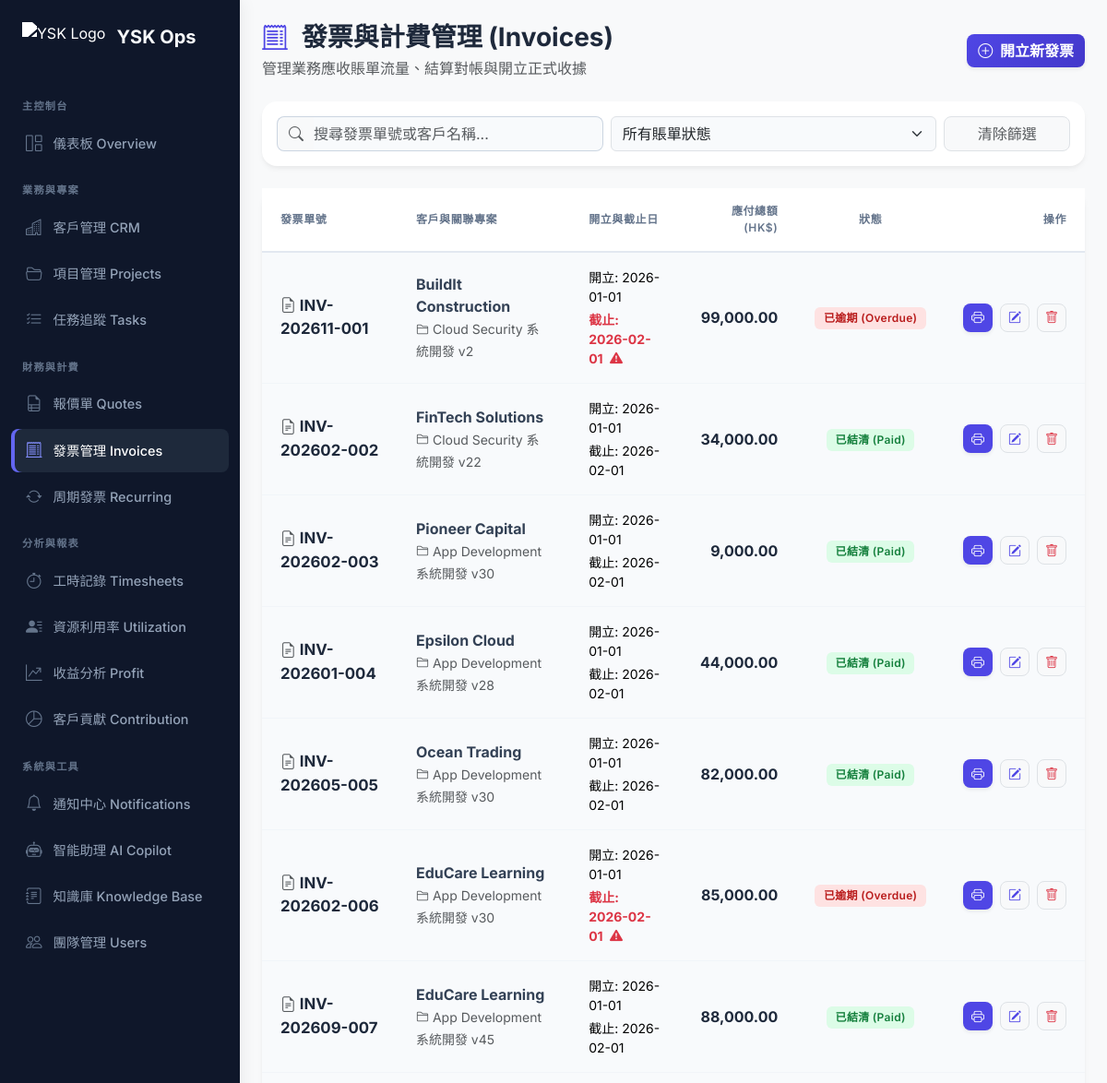
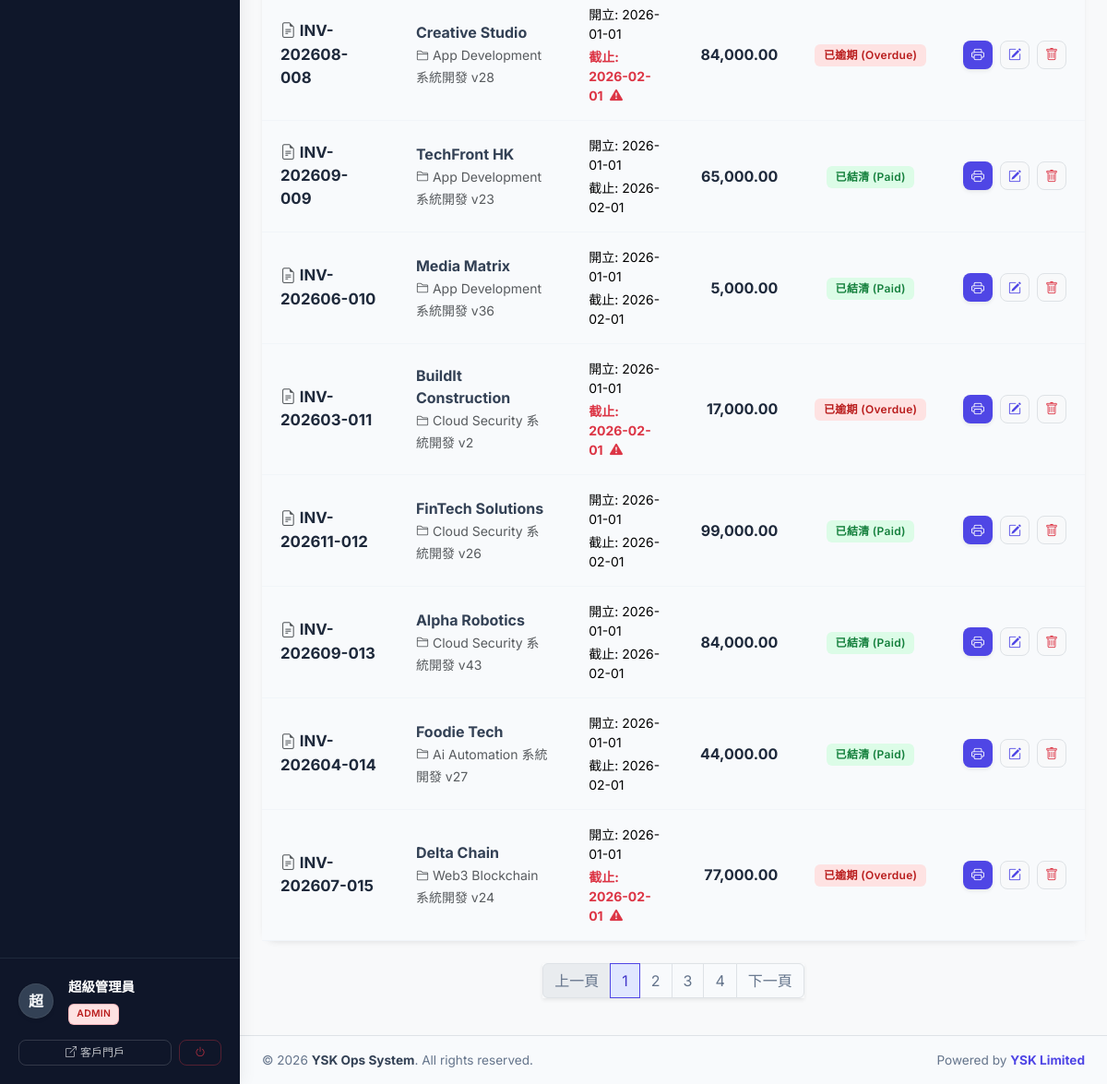
Screenshot of /invoices.php (signed in) with the database file from the repository (2 pictures, top to bottom).
### tables this page shows
CREATE TABLE invoices (
    id INT AUTO_INCREMENT PRIMARY KEY,
    invoice_number VARCHAR(50) UNIQUE NOT NULL,
    client_id INT NOT NULL,
    project_id INT,
    quote_id INT NULL,
    source ENUM('manual', 'quote', 'recurring') DEFAULT 'manual',
    issue_date DATE NOT NULL,
    due_date DATE NOT NULL,
    subtotal DECIMAL(12,2) DEFAULT 0,
    tax_percent DECIMAL(5,2) DEFAULT 0,
    total_amount DECIMAL(12,2) DEFAULT 0,
    status ENUM('draft', 'sent', 'paid', 'overdue', 'cancelled') DEFAULT 'draft',
    notes TEXT,
    created_by INT,
    created_at TIMESTAMP DEFAULT CURRENT_TIMESTAMP,
    updated_at TIMESTAMP DEFAULT CURRENT_TIMESTAMP ON UPDATE CURRENT_TIMESTAMP,
    FOREIGN KEY (client_id) REFERENCES clients(id) ON DELETE CASCADE,
    FOREIGN KEY (project_id) REFERENCES projects(id) ON DELETE SET NULL,
    FOREIGN KEY (created_by) REFERENCES users(id) ON DELETE SET NULL
);

CREATE TABLE clients (
    id INT AUTO_INCREMENT PRIMARY KEY,
    username VARCHAR(50) UNIQUE,
    password_hash VARCHAR(255),
    company_name VARCHAR(150) NOT NULL,
    contact_person VARCHAR(100),
    email VARCHAR(100),
    phone VARCHAR(20),
    address TEXT,
    notes TEXT,
    status ENUM('active', 'inactive', 'lead') DEFAULT 'active',
    created_at TIMESTAMP DEFAULT CURRENT_TIMESTAMP,
    updated_at TIMESTAMP DEFAULT CURRENT_TIMESTAMP ON UPDATE CURRENT_TIMESTAMP,
    FULLTEXT KEY ft_clients (company_name, contact_person, email, notes)
);

CREATE TABLE projects (
    id INT AUTO_INCREMENT PRIMARY KEY,
    client_id INT NOT NULL,
    title VARCHAR(200) NOT NULL,
    description TEXT,
    service_type ENUM('ai_automation', 'app_development', 'cloud_security', 'web3_blockchain', 'other') NOT NULL,
    status ENUM('planning', 'in_progress', 'review', 'completed', 'on_hold', 'cancelled') DEFAULT 'planning',
    start_date DATE,
    end_date DATE,
    budget DECIMAL(12,2) DEFAULT 0,
    progress_percent INT DEFAULT 0 CHECK (progress_percent BETWEEN 0 AND 100),
    assigned_pm_id INT,
    created_by INT,
    quote_id INT NULL,
    created_at TIMESTAMP DEFAULT CURRENT_TIMESTAMP,
    updated_at TIMESTAMP DEFAULT CURRENT_TIMESTAMP ON UPDATE CURRENT_TIMESTAMP,
    FOREIGN KEY (client_id) REFERENCES clients(id) ON DELETE CASCADE,
    FOREIGN KEY (assigned_pm_id) REFERENCES users(id) ON DELETE SET NULL,
    FOREIGN KEY (created_by) REFERENCES users(id) ON DELETE SET NULL,
    FULLTEXT KEY ft_projects (title, description)
);

### includes/auth.php (called while the page is built, shortened)
<?php
require_once __DIR__ . '/db.php';
function is_logged_in() {
    return isset($_SESSION['user_id']) && isset($_SESSION['user']);
}
function has_any_role($allowed_roles) {
    $user_role = $_SESSION['user']['role'] ?? 'viewer';
    if ($user_role === 'admin') return true;
    return in_array($user_role, $allowed_roles);
}
?>

### includes/db.php (called while the page is built, shortened)
<?php
function get_db_connection() {
    static $pdo = null;
    if ($pdo === null) {
        try {
            $dsn = "mysql:host=" . DB_HOST . ";dbname=" . DB_NAME . ";charset=" . DB_CHAR;
            $pdo = new PDO($dsn, DB_USER, DB_PASS, [
                PDO::ATTR_ERRMODE => PDO::ERRMODE_EXCEPTION,
                PDO::ATTR_DEFAULT_FETCH_MODE => PDO::FETCH_ASSOC,
                PDO::ATTR_EMULATE_PREPARES => false,
            ]);
        } catch (PDOException $e) {
            die("Database connection failed: " . $e->getMessage() . "<br>Please check config.php and run database.sql first.");
        }
    }
    return $pdo;
}
function db_query($sql, $params = []) {
    $pdo = get_db_connection();
    $stmt = $pdo->prepare($sql);
    $stmt->execute($params);
    return $stmt;
}
function db_fetch_all($sql, $params = []) {
    return db_query($sql, $params)->fetchAll();
}
function db_fetch_one($sql, $params = []) {
    return db_query($sql, $params)->fetch();
}
?>

### invoices.php (the view, shortened to what this page needs)
<?php
require_once 'includes/db.php';
require_once 'includes/auth.php';
$search = trim($_GET['search'] ?? '');
$status_filter = $_GET['status'] ?? '';
$page = max(1, (int)($_GET['page'] ?? 1));
$per_page = 15;
$offset = ($page - 1) * $per_page;
$where_clauses = ["1=1"];
$params = [];
$where_sql = implode(" AND ", $where_clauses);
$total_count = db_fetch_one("SELECT COUNT(*) as total FROM invoices i LEFT JOIN clients c ON i.client_id = c.id WHERE $where_sql", $params)['total'] ?? 0;
$total_pages = ceil($total_count / $per_page);
$sql = "SELECT i.*, c.company_name, p.title as project_title, q.quote_number
        FROM invoices i
        JOIN clients c ON i.client_id = c.id
        LEFT JOIN projects p ON i.project_id = p.id
        LEFT JOIN quotes q ON q.id = i.quote_id
        WHERE $where_sql
        ORDER BY i.created_at DESC
        LIMIT $per_page OFFSET $offset";
try {
    $invoices = db_fetch_all($sql, $params);
} catch (Throwable $e) {
    $sql = "SELECT i.*, c.company_name, p.title as project_title
            FROM invoices i
            JOIN clients c ON i.client_id = c.id
            LEFT JOIN projects p ON i.project_id = p.id
            WHERE $where_sql
            ORDER BY i.created_at DESC
            LIMIT $per_page OFFSET $offset";
    $invoices = db_fetch_all($sql, $params);
}
$status_badges = [
    'draft'     => ['label' => '草稿 (Draft)', 'color' => 'secondary'],
    'sent'      => ['label' => '待付款 (Sent)', 'color' => 'warning'],
    'paid'      => ['label' => '已結清 (Paid)', 'color' => 'success'],
    'overdue'   => ['label' => '已逾期 (Overdue)', 'color' => 'danger'],
    'cancelled' => ['label' => '已作廢 (Cancelled)', 'color' => 'dark']
];
include 'includes/header.php';
?>
<div class="d-flex align-items-stretch" style="min-height: 100vh; width: 100%;">
    <?php include 'includes/sidebar.php'; ?>
    <div class="flex-grow-1 d-flex flex-column" style="background-color: #f8f9fa; min-width: 0;">
        <div class="p-3 p-md-4 flex-grow-1">
            <div class="d-flex flex-column flex-md-row justify-content-between align-items-md-center mb-4 gap-3">
                <div class="d-flex align-items-center">
                    <div>
                        <h2 class="h3 fw-bold mb-1 text-slate-800"><i class="bi bi-receipt-cutoff me-2 text-primary"></i> 發票與計費管理 (Invoices)</h2>
                        <p class="text-muted mb-0 d-none d-md-block">管理業務應收賬單流量、結算對帳與開立正式收據</p>
                    </div>
                </div>
                <div>
                    <?php if(has_any_role(['admin', 'finance'])): ?>
                    <button class="btn btn-primary shadow-sm fw-bold" data-bs-toggle="modal" data-bs-target="#createInvoiceModal">
                        <i class="bi bi-plus-circle me-1"></i> 開立新發票
                    </button>
                    <?php endif; ?>
                </div>
            </div>
            <div class="card mb-4 border-0 shadow-sm">
                <div class="card-body p-3">
                    <form method="GET" class="row g-2 align-items-center">
                        <div class="col-md-5">
                            <div class="input-group">
                                <span class="input-group-text bg-light text-muted border-end-0"><i class="bi bi-search"></i></span>
                                <input type="text" name="search" class="form-control border-start-0 ps-0 shadow-none" value="<?= htmlspecialchars($search) ?>" placeholder="搜尋發票單號或客戶名稱...">
                            </div>
                        </div>
                        <div class="col-md-5">
                            <select name="status" class="form-select shadow-none" onchange="this.form.submit()">
                                <option value="">所有賬單狀態</option>
                            </select>
                        </div>
                        <div class="col-md-2 text-end">
                            <a href="invoices.php" class="btn btn-light border w-100 text-muted">清除篩選</a>
                        </div>
                    </form>
                </div>
            </div>
            <div class="card border-0 shadow-sm mb-4">
                <div class="card-body p-0">
                    <div class="table-responsive">
                        <table class="table table-hover align-middle mb-0">
                            <thead class="bg-light text-slate-600">
                                <tr>
                                    <th class="ps-4 py-3">發票單號</th>
                                    <th class="py-3">客戶與關聯專案</th>
                                    <th class="py-3">開立與截止日</th>
                                    <th class="py-3 text-end">應付總額 (HK$)</th>
                                    <th class="py-3 text-center">狀態</th>
                                    <th class="text-end pe-4 py-3">操作</th>
                                </tr>
                            </thead>
                            <tbody class="border-top-0">
                                <?php foreach ($invoices as $i):
                                    $s_badge = $status_badges[$i['status']] ?? $status_badges['draft'];
                                    $is_overdue = ($i['status'] !== 'paid' && $i['status'] !== 'cancelled' && strtotime($i['due_date']) < time());
                                    if ($is_overdue && $i['status'] !== 'overdue') {
                                        $s_badge = $status_badges['overdue'];
                                    }
                                ?>
                                <tr class="<?= $i['status'] === 'cancelled' ? 'opacity-50 bg-light' : '' ?>">
                                    <td class="ps-4">
                                        <div class="fw-bold text-slate-800" style="font-size: 1.05rem;">
                                            <i class="bi bi-file-earmark-text text-muted me-1"></i><?= htmlspecialchars($i['invoice_number']) ?>
                                        </div>
                                    </td>
                                    <td>
                                        <div class="fw-bold text-slate-700"><?= htmlspecialchars($i['company_name']) ?></div>
                                        <small class="text-muted"><i class="bi bi-folder2 me-1"></i><?= htmlspecialchars($i['project_title'] ?: '無關聯專案') ?></small>
                                    </td>
                                    <td>
                                        <div class="small text-slate-600 mb-1">開立: <?= $i['issue_date'] ?></div>
                                        <div class="small <?= $is_overdue ? 'text-danger fw-bold' : 'text-slate-600' ?>">
                                            截止: <?= $i['due_date'] ?>
                                            <?php if($is_overdue): ?><i class="bi bi-exclamation-triangle-fill ms-1"></i><?php endif; ?>
                                        </div>
                                    </td>
                                    <td class="text-end">
                                        <div class="fw-bold text-slate-800 fs-6"><?= number_format($i['total_amount'], 2) ?></div>
                                    </td>
                                    <td class="text-center">
                                        <span class="badge bg-<?= $s_badge['color'] ?> bg-opacity-10 text-<?= $s_badge['color'] ?> px-2 py-1">
                                            <?= $s_badge['label'] ?>
                                        </span>
                                    </td>
                                    <td class="text-end pe-4">
                                        <div class="d-flex justify-content-end gap-2">
                                            <a href="invoice_pdf.php?id=<?= $i['id'] ?>" target="_blank" class="btn btn-sm btn-indigo text-white shadow-sm" style="background-color:#4f46e5;" title="下載/列印 PDF">
                                                <i class="bi bi-printer"></i>
                                            </a>
                                            <?php if(has_any_role(['admin', 'finance'])): ?>
                                            <button class="btn btn-sm btn-light border text-primary" data-bs-toggle="modal" data-bs-target="#editInvoiceModal<?= $i['id'] ?>" title="編輯與更改狀態">
                                                <i class="bi bi-pencil-square"></i>
                                            </button>
                                            <form method="POST" class="d-inline" onsubmit="return confirm('確定要刪除發票 <?= htmlspecialchars($i['invoice_number']) ?> 嗎？
注意：刪除後將無法復原！');">
                                                <button type="submit" name="delete_invoice" class="btn btn-sm btn-light border text-danger" title="刪除"><i class="bi bi-trash"></i></button>
                                            </form>
                                            <?php endif; ?>
                                        </div>
                                    </td>
                                </tr>
                                <?php endforeach; ?>
                            </tbody>
                        </table>
                    </div>
                </div>
            </div>
            <?php if ($total_pages > 1): ?>
            <div class="d-flex justify-content-center mt-4">
                <nav>
                    <ul class="pagination shadow-sm">
                        <li class="page-item <?= $page <= 1 ? 'disabled' : '' ?>">
                            <a class="page-link text-slate-500" href="?page=<?= $page-1 ?>&search=<?= urlencode($search) ?>&status=<?= $status_filter ?>">上一頁</a>
                        </li>
                        <?php for ($i = 1; $i <= $total_pages; $i++): ?>
                        <li class="page-item <?= $i == $page ? 'active' : '' ?>">
                            <a class="page-link <?= $i == $page ? 'bg-primary border-primary' : 'text-slate-500' ?>" href="?page=<?= $i ?>&search=<?= urlencode($search) ?>&status=<?= $status_filter ?>"><?= $i ?></a>
                        </li>
                        <?php endfor; ?>
                        <li class="page-item <?= $page >= $total_pages ? 'disabled' : '' ?>">
                            <a class="page-link text-slate-500" href="?page=<?= $page+1 ?>&search=<?= urlencode($search) ?>&status=<?= $status_filter ?>">下一頁</a>
                        </li>
                    </ul>
                </nav>
            </div>
            <?php endif; ?>
<?php include 'includes/footer.php'; ?>

### css/style.css (style rules this page uses)
:root { --bs-primary: #4f46e5; --bs-primary-rgb: 79, 70, 229; --bs-body-bg: #f8fafc; --bs-body-font-family: 'Inter', 'Noto Sans TC', system-ui, sans-serif; }
body { background-color: var(--bs-body-bg); font-family: var(--bs-body-font-family); color: #334155; -webkit-font-smoothing: antialiased; }
.text-slate-700 { color: #334155 !important; }
.text-slate-800 { color: #1e293b !important; }
.card { border: none !important; border-radius: 16px !important; box-shadow: 0 4px 6px -1px rgba(0, 0, 0, 0.05), 0 2px 4px -1px rgba(0, 0, 0, 0.03) !important; background-color: #ffffff; }
.btn { border-radius: 8px !important; font-weight: 500; }
.btn-primary { background: linear-gradient(135deg, #4f46e5 0%, #4338ca 100%) !important; border: none !important; box-shadow: 0 4px 6px -1px rgba(79, 70, 229, 0.2); }
.table { margin-bottom: 0; }
.table > :not(caption) > * > * { padding: 1rem 1.25rem !important; border-bottom: 1px solid #f1f5f9 !important; vertical-align: middle; }
.table th, .table thead.table-dark th { background-color: #ffffff !important; color: #64748b !important; font-weight: 600 !important; text-transform: uppercase; font-size: 0.75rem; letter-spacing: 0.05em; border-bottom: 2px solid #e2e8f0 !important; }
.table-hover tbody tr { transition: background-color 0.2s ease; }
.badge { padding: 0.5em 0.8em !important; border-radius: 6px !important; font-weight: 600 !important; letter-spacing: 0.025em; }
.bg-success { background-color: #dcfce7 !important; color: #15803d !important; }
.bg-danger { background-color: #fee2e2 !important; color: #b91c1c !important; }
.bg-primary { background-color: #e0e7ff !important; color: #4338ca !important; }
.input-group-text { border-radius: 8px 0 0 8px !important; border-color: #cbd5e1; }
.input-group .form-control { border-radius: 0 8px 8px 0 !important; border-color: #cbd5e1; }

### rows the page displays
invoices: invoice_number "INV-202611-001", client.company_name "BuildIt Construction", project.title "Cloud Security 系統開發 v2", issue_date "2026-01-01", due_date "2026-02-01", total_amount "99,000.00", status "已逾期 (Overdue)"
invoices: invoice_number "INV-202602-002", client.company_name "FinTech Solutions", project.title "Cloud Security 系統開發 v22", issue_date "2026-01-01", due_date "2026-02-01", total_amount "34,000.00", status "已結清 (Paid)"
invoices: invoice_number "INV-202602-003", client.company_name "Pioneer Capital", project.title "App Development 系統開發 v30", issue_date "2026-01-01", due_date "2026-02-01", total_amount "9,000.00", status "已結清 (Paid)"
invoices: invoice_number "INV-202601-004", client.company_name "Epsilon Cloud", project.title "App Development 系統開發 v28", issue_date "2026-01-01", due_date "2026-02-01", total_amount "44,000.00", status "已結清 (Paid)"
invoices: invoice_number "INV-202605-005", client.company_name "Ocean Trading", project.title "App Development 系統開發 v30", issue_date "2026-01-01", due_date "2026-02-01", total_amount "82,000.00", status "已結清 (Paid)"
invoices: invoice_number "INV-202602-006", client.company_name "EduCare Learning", project.title "App Development 系統開發 v30", issue_date "2026-01-01", due_date "2026-02-01", total_amount "85,000.00", label "已逾期 (Overdue)"
invoices: invoice_number "INV-202609-007", client.company_name "EduCare Learning", project.title "App Development 系統開發 v45", issue_date "2026-01-01", due_date "2026-02-01", total_amount "88,000.00", status "已結清 (Paid)"
invoices: invoice_number "INV-202608-008", client.company_name "Creative Studio", project.title "App Development 系統開發 v28", issue_date "2026-01-01", due_date "2026-02-01", total_amount "84,000.00", status "已逾期 (Overdue)"
invoices: invoice_number "INV-202609-009", client.company_name "TechFront HK", project.title "App Development 系統開發 v23", issue_date "2026-01-01", due_date "2026-02-01", total_amount "65,000.00", status "已結清 (Paid)"
invoices: invoice_number "INV-202606-010", client.company_name "Media Matrix", project.title "App Development 系統開發 v36", issue_date "2026-01-01", due_date "2026-02-01", total_amount "5,000.00", status "已結清 (Paid)"
invoices: invoice_number "INV-202603-011", client.company_name "BuildIt Construction", project.title "Cloud Security 系統開發 v2", issue_date "2026-01-01", due_date "2026-02-01", total_amount "17,000.00", label "已逾期 (Overdue)"
invoices: invoice_number "INV-202611-012", client.company_name "FinTech Solutions", project.title "Cloud Security 系統開發 v26", issue_date "2026-01-01", due_date "2026-02-01", total_amount "99,000.00", status "已結清 (Paid)"
invoices: invoice_number "INV-202609-013", client.company_name "Alpha Robotics", project.title "Cloud Security 系統開發 v43", issue_date "2026-01-01", due_date "2026-02-01", total_amount "84,000.00", status "已結清 (Paid)"
invoices: invoice_number "INV-202604-014", client.company_name "Foodie Tech", project.title "Ai Automation 系統開發 v27", issue_date "2026-01-01", due_date "2026-02-01", total_amount "44,000.00", status "已結清 (Paid)"
invoices: invoice_number "INV-202607-015", client.company_name "Delta Chain", project.title "Web3 Blockchain 系統開發 v24", issue_date "2026-01-01", due_date "2026-02-01", total_amount "77,000.00", status "已逾期 (Overdue)"

### other values shown
$avatar_char "超"
$user_name "超級管理員"
$user_role "ADMIN"
